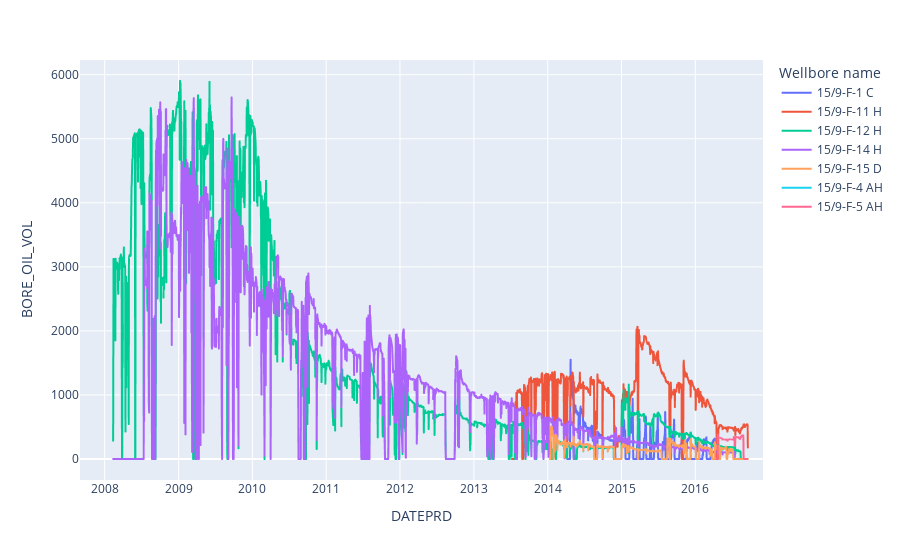

Notebook code for this chart:
### Code cell
#we need to categorise the plots based on the unique wells
px.line(df_daily, x = 'DATEPRD', y= 'BORE_OIL_VOL', color='Wellbore name')

### Figure 1 — Plotly figure (JSON) as saved in the notebook; plotly's stock layout.template omitted (floating-point values rounded to 4 significant figures; data arrays with more than 128 entries replaced by an {"elided": "..."} marker saying what was removed)
{"data": [{"hovertemplate": "Wellbore name=15/9-F-1 C<br>DATEPRD=%{x}<br>BORE_OIL_VOL=%{y}<extra></extra>", "legendgroup": "15/9-F-1 C", "line": {"color": "#636efa", "dash": "solid"}, "marker": {"symbol": "circle"}, "mode": "lines", "name": "15/9-F-1 C", "showlegend": true, "type": "scattergl", "x": {"elided": "746 str values"}, "xaxis": "x", "y": {"elided": "746 float values"}, "yaxis": "y"}, {"hovertemplate": "Wellbore name=15/9-F-11 H<br>DATEPRD=%{x}<br>BORE_OIL_VOL=%{y}<extra></extra>", "legendgroup": "15/9-F-11 H", "line": {"color": "#EF553B", "dash": "solid"}, "marker": {"symbol": "circle"}, "mode": "lines", "name": "15/9-F-11 H", "showlegend": true, "type": "scattergl", "x": {"elided": "1165 str values"}, "xaxis": "x", "y": {"elided": "1165 float values"}, "yaxis": "y"}, {"hovertemplate": "Wellbore name=15/9-F-12 H<br>DATEPRD=%{x}<br>BORE_OIL_VOL=%{y}<extra></extra>", "legendgroup": "15/9-F-12 H", "line": {"color": "#00cc96", "dash": "solid"}, "marker": {"symbol": "circle"}, "mode": "lines", "name": "15/9-F-12 H", "showlegend": true, "type": "scattergl", "x": {"elided": "3056 str values"}, "xaxis": "x", "y": {"elided": "3056 float values"}, "yaxis": "y"}, {"hovertemplate": "Wellbore name=15/9-F-14 H<br>DATEPRD=%{x}<br>BORE_OIL_VOL=%{y}<extra></extra>", "legendgroup": "15/9-F-14 H", "line": {"color": "#ab63fa", "dash": "solid"}, "marker": {"symbol": "circle"}, "mode": "lines", "name": "15/9-F-14 H", "showlegend": true, "type": "scattergl", "x": {"elided": "3056 str values"}, "xaxis": "x", "y": {"elided": "3056 float values"}, "yaxis": "y"}, {"hovertemplate": "Wellbore name=15/9-F-15 D<br>DATEPRD=%{x}<br>BORE_OIL_VOL=%{y}<extra></extra>", "legendgroup": "15/9-F-15 D", "line": {"color": "#FFA15A", "dash": "solid"}, "marker": {"symbol": "circle"}, "mode": "lines", "name": "15/9-F-15 D", "showlegend": true, "type": "scattergl", "x": {"elided": "978 str values"}, "xaxis": "x", "y": {"elided": "978 float values"}, "yaxis": "y"}, {"hovertemplate": "Wellbore name=15/9-F-4 AH<br>DATEPRD=%{x}<br>BORE_OIL_VOL=%{y}<extra></extra>", "legendgroup": "15/9-F-4 AH", "line": {"color": "#19d3f3", "dash": "solid"}, "marker": {"symbol": "circle"}, "mode": "lines", "name": "15/9-F-4 AH", "showlegend": true, "type": "scattergl", "x": {"elided": "3327 str values"}, "xaxis": "x", "y": {"elided": "3327 null values"}, "yaxis": "y"}, {"hovertemplate": "Wellbore name=15/9-F-5 AH<br>DATEPRD=%{x}<br>BORE_OIL_VOL=%{y}<extra></extra>", "legendgroup": "15/9-F-5 AH", "line": {"color": "#FF6692", "dash": "solid"}, "marker": {"symbol": "circle"}, "mode": "lines", "name": "15/9-F-5 AH", "showlegend": true, "type": "scattergl", "x": {"elided": "3306 str values"}, "xaxis": "x", "y": {"elided": "3306 float values"}, "yaxis": "y"}], "layout": {"legend": {"title": {"text": "Wellbore name"}, "tracegroupgap": 0}, "margin": {"t": 60}, "xaxis": {"anchor": "y", "domain": [0, 1], "title": {"text": "DATEPRD"}}, "yaxis": {"anchor": "x", "domain": [0, 1], "title": {"text": "BORE_OIL_VOL"}}}}
